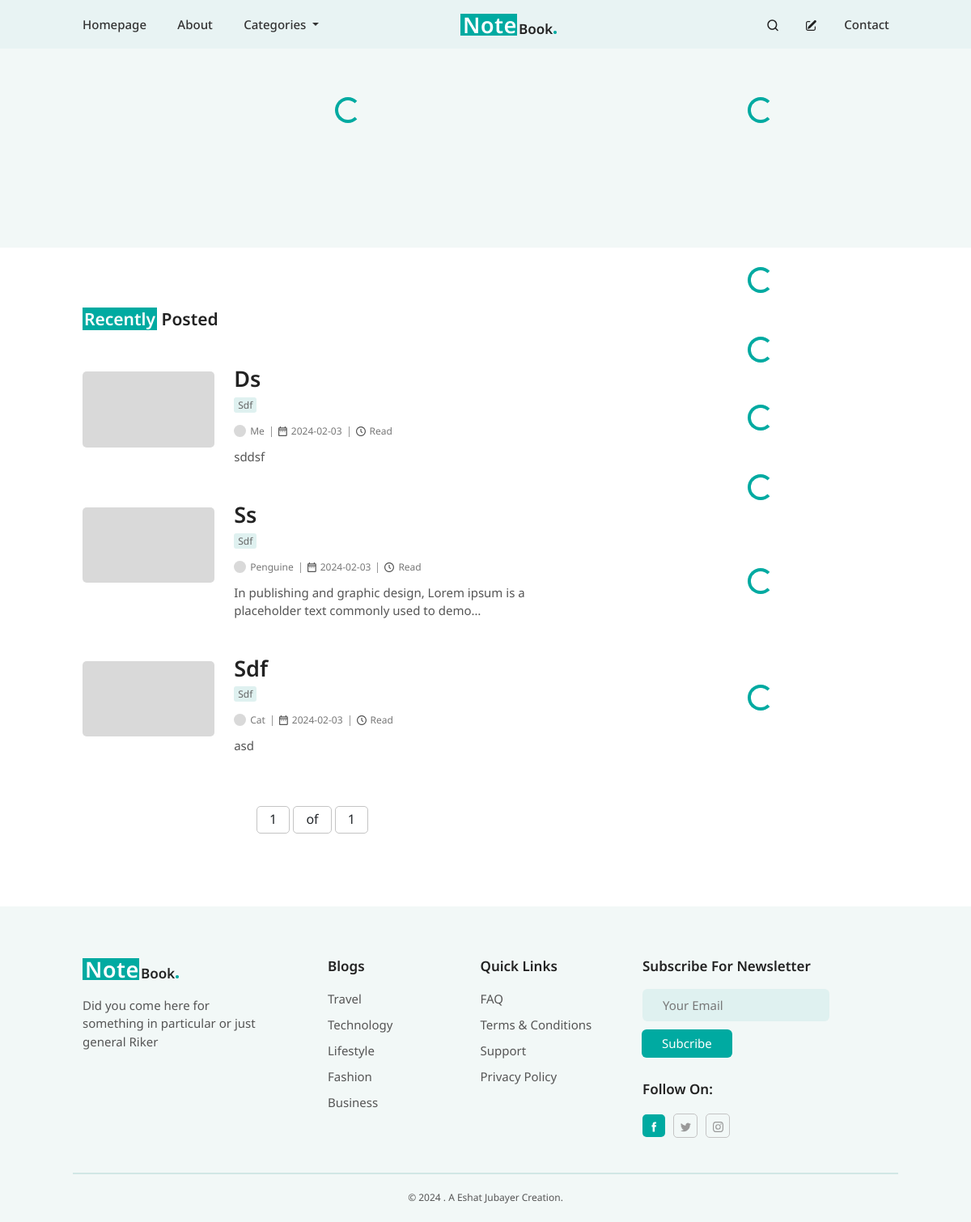
The page / on the database its author committed.
### post/models.py (models this page shows, shortened)
class BlogPost(models.Model):
    author = models.ForeignKey(User, on_delete=models.CASCADE)
    title = models.CharField(max_length=200, null=False, blank=False)
    content = RichTextField(null=False, blank=False)
    category = models.ForeignKey(Category, on_delete=models.CASCADE,null=True)
    tags = models.ManyToManyField(Tag, blank=True)
    featured_image = models.ImageField(upload_to='featured_images/', default='featured_images/default_image.png', validators=[
                              FileExtensionValidator(['png', 'jpg', 'jpeg', 'gif'])], blank=True, null=True)
    created_at = models.DateTimeField(auto_now_add=True)
    updated_at = models.DateTimeField(auto_now=True)
    is_featured= models.BooleanField(default=False)
    banner_after_me=models.BooleanField(default=False)
    slug = models.SlugField(max_length=255, unique=True, blank=True, null=False)
    related_posts= models.ManyToManyField("self", blank=True)
    class Meta:
        ordering = ['-id']
    @property
    def readtime(self):
        result = of_html(self.content)
        return result.text

class Category(models.Model):
    name = models.CharField(max_length=100, unique=True)
    def __str__(self):
        return self.name
    class Meta:
        ordering = ['-id']

### profiles/models.py (models this page shows, shortened)
class Profile(models.Model):
    user = models.OneToOneField(User, on_delete=models.CASCADE)
    avatar = models.ImageField(default='avatars/avatar.png', upload_to='avatars',validators=[
                              FileExtensionValidator(['png', 'jpg', 'jpeg', 'gif'])])
    profession = models.CharField(max_length=50, null=True, blank=True)
    about_me = models.CharField(max_length=300, null=True, blank=True)
    facebook_url = models.URLField(validators=[URLValidator()], blank=True, null=True)
    twitter_url = models.URLField(validators=[URLValidator()], blank=True, null=True)
    instagram_url = models.URLField(validators=[URLValidator()], blank=True, null=True)
    class Meta:
        ordering= ["-id"]

### post/views.py (the view)
# urls.py: path('', include('post.urls')),
def post(request):
    queryset = BlogPost.objects.all()
    items_per_page = 10
    paginator = Paginator(queryset, items_per_page)
    page = request.GET.get('page')
    try:
        objects = paginator.page(page)
    except PageNotAnInteger:
        objects = paginator.page(1)
    except EmptyPage:
        objects = paginator.page(paginator.num_pages)
    return render (request, 'post.html', {'objects':  objects,} )

### post/templates/post.html (shortened to what this page needs)
{% extends 'base.html' %}
{% load static %}
{% block style %}
<link rel="stylesheet" type='text/css' href={% static 'post.css' %}>
{% endblock style %}
{% block content %}
<div id="first-section">
    <div class="container-fluid">
        <div class="row">
            <div class="col-lg-8">
                <div class="spinner-container text-center">
                    <div id="spinner-for-featured" style="color:#00AAA1" class="spinner-border" role="status">
                    </div>
                </div>
            </div>
            <div class="col-lg-4">
                <div class="spinner-container text-center">
                    <div id="spinner-for-most-popular" style="color:#00AAA1" class="spinner-border" role="status">
                    </div>
                </div>
                <div id="slide-container-popular">
                    <div class="swiper">
                    </div>
                </div>
            </div>
        </div>
    </div>
</div>
<div class="sec-section mt-4">
    <div class="container-fluid">
        <div class="row">
            <div style="padding-right:100px" class="col-lg-8 recent-post-first-col">
                <h2 class="recent-post-headline">
                    {% if objects %}
                    <h2 class="recent-post-headline">
                        <span class="recent-post-span">Recently</span> Posted
                    </h2>
                    {% endif %}
                </h2>
                <div class="recent-post-container">
                    {% for obj in objects %}
                    <div style="margin-bottom:35px" class="d-flex recent-post-row">
                        <div style="width:30%" class="me-4">
                            <img style="width: 100%; border-radius: 5px; object-fit: cover;"
                                src="{{obj.featured_image.url}}" alt="image">
                        </div>
                        <div style="width:70%" class="">
                            <h2 class="recent-post-title">{{ obj.title|truncatechars:40 | safe }}</h2>
                            <p style="margin-top:-17px; margin-bottom:20px" class="recent-post-category post-category">
                                <span class="post-category-span">{{obj.category}}</span>
                            </p>
                            <div class='recent-post-details d-flex'>
                                <div class='d-flex pe-2'>
                                    <img class='recent-post-author-image' alt="author-image"
                                        src="{{obj.author.profile.avatar.url}}" />
                                    <span class="post-details-text">
                                        {{ obj.author.username}}
                                </div>
                                <div class='recent-post-date-container d-flex px-2'>
                                    <span class="post-details-text">
                                        {{obj.created_at |date:"Y-m-d"}}
                                    </span>
                                </div>
                                <div class="d-flex px-2 recent-post-time-container">
                                    <span class="post-details-text"> {{obj.readtime}} Read </span>
                                </div>
                            </div>
                            <div class="recent-post-content">
                                {{ obj.content|truncatechars_html:90 | safe }}
                            </div>
                        </div>
                    </div>
                    {% endfor %}
                </div>
                <div class="pagination mb-5 mt-3 d-flex justify-content-center">
                    <span class="step-links">
                        <span class="current">
                            <span class="recent-middle-num">{{ objects.number }}</span>
                            <span class="recent-middle-num"> of</span>
                            <span class="recent-middle-num">{{ objects.paginator.num_pages }}</span>
                        </span>
                    </span>
                </div>
            </div>
            <div class="col-lg-4 recent-post-sec-col">
                {% include 'sidebar.html' %}
            </div>
        </div>
    </div>
</div>
{% endblock content %}

### static/base.css (style rules this page uses)
body { font-family: 'Noto Sans', sans-serif; margin: 0; padding: 0; box-sizing: border-box; }

### post/static/post.css (style rules this page uses)
#first-section { background: #F2F8F7; padding-top: 60px; padding-bottom: 80px }
#first-section .container-fluid { width: 85% !important; }
.post-category { color: #666; font-family: "Noto Sans"; font-size: 12px; font-style: normal; font-weight: 400; line-height: 100%; text-transform: capitalize; border-radius: 3px; margin-bottom: 7px; padding-top: 10px }
.post-category-span { background: #DFF1F0; border-radius: 3px; padding: 1px 5px }
.swiper { margin-top: 40px }
#slide-container-popular { padding-left: 10px }
.sec-section .container-fluid { width: 85% !important; }
.recent-post-container { display: flex; flex-direction: column; }
.recent-post-title { color: #222; font-family: "Noto Sans"; font-size: 27px; font-style: normal; font-weight: 600; line-height: 140%; text-transform: capitalize; margin-bottom: 15px; margin-top: -10px }
.recent-post-author-image { width: 15px; height: 15px; border-radius: 50%; object-fit: cover; margin-top: -2px; }
.recent-post-details .post-details-text { color: #777; font-family: "Noto Sans"; font-size: 12px; font-style: normal; font-weight: 400; line-height: 100%; text-transform: capitalize; margin-left: 5px; }
.recent-post-date-container { border-left: 1px solid #999; }
.recent-post-time-container { border-left: 1px solid #999; }
.recent-post-content { color: #555; font-family: "Noto Sans"; font-size: 15px; font-style: normal; font-weight: 400; line-height: 150%; margin-top: 13px }
.recent-middle-num { padding: 4px 15px 6px 15px; border: 1px solid #C4C4C4; border-radius: 5px; }
.recent-post-headline { color: #222; font-family: "Noto Sans"; font-size: 21px; font-style: normal; font-weight: 600; line-height: 140%; text-transform: capitalize; margin: 50px 0px }
.recent-post-span { color: #FFF; background-color: #00AAA1; padding: 0px 2px; }

### rows shown on the page
BlogPost: featured_image (placeholder picture), title "Ds", category "Sdf", author.profile.avatar (placeholder picture), author.username "Me", created_at "2024-02-03", content "sddsf"
BlogPost: featured_image (placeholder picture), title "Ss", category "Sdf", author.profile.avatar (placeholder picture), author.username "Penguine", created_at "2024-02-03", content "In publishing and graphic design, Lorem ipsum is a placeholder text commonly used to demo…"
BlogPost: featured_image (placeholder picture), title "Sdf", category "Sdf", author.profile.avatar (placeholder picture), author.username "Cat", created_at "2024-02-03", content "asd"

### other values the page prints
{{ objects.number }} "1"
{{ objects.paginator.num_pages }} "1"
